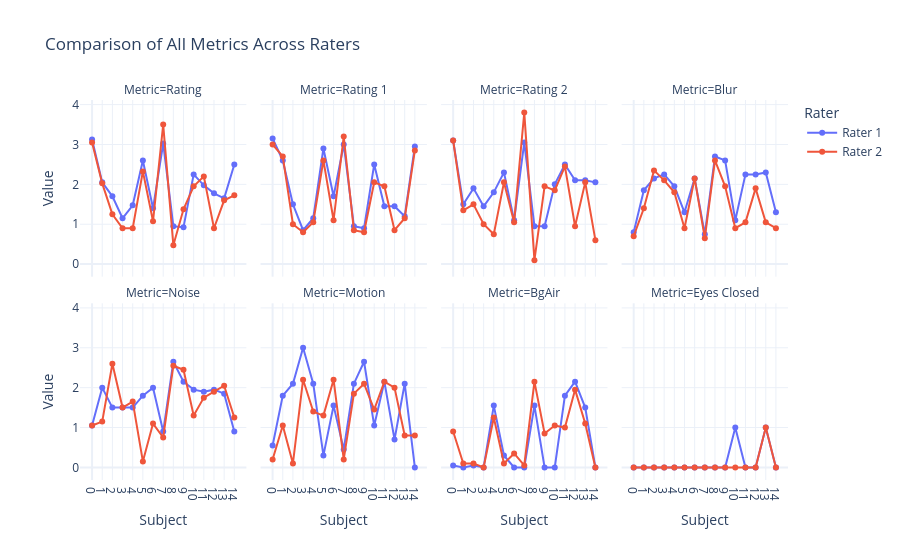

The code cell stored with this chart in its notebook:
### Markdown cell above
## scatter plots - ggplot
Compare ratings between two .csv file

### Code cell
# --- Faceted Plot Function ---
def create_faceted_plots(metrics, raters_data):
    """Creates faceted plots for multiple metrics across raters."""
    all_data = []

    for rater_index, df in enumerate(raters_data):
        for metric_name, metric_func in metrics.items():
            metric_data = metric_func(df)
            subjects = df['subject'].to_numpy() if 'subject' in df.columns else np.arange(len(metric_data))
            temp_df = pd.DataFrame({
                'Subject': subjects,
                'Value': metric_data,  # Single column for the metric value
                'Rater': f'Rater {rater_index + 1}',
                'Metric': metric_name  # Add a column for the metric name
            })
            all_data.append(temp_df)

    merged_data = pd.concat(all_data, ignore_index=True)
    # check if subject is numeric or not
    is_subject_numeric = all(isinstance(x, (int, float)) for x in merged_data['Subject'].unique())

    # Create the faceted plot
    fig = px.line(
        merged_data,
        x='Subject',
        y='Value',
        color='Rater',
        facet_col='Metric',  # Create a separate subplot for each metric
        facet_col_wrap=4,  # Wrap to 4 columns
        markers=True,
        title="Comparison of All Metrics Across Raters",
        template="plotly_white",
        category_orders={"Metric": list(metrics.keys())} if not is_subject_numeric else {} # keep the same order for metrics plots
    )

    # Customize hover data (same as before, but using 'Value')
    fig.update_traces(
        hovertemplate=(
            f"<b>Subject:</b> %{{x}}<br>"
            f"<b>Value:</b> %{{y}}<br>"
            f"<b>Rater:</b> %{{text}}"
        ),
        text=merged_data['Rater']
    )

    # Update x-axis for all subplots to show all subject
    for axis in fig.layout:
        if "xaxis" in axis:
            fig.layout[axis].tickmode = 'array'
            fig.layout[axis].tickvals = merged_data['Subject'].unique()
            fig.layout[axis].ticktext = merged_data['Subject'].unique()
            # if subject is numeric, force plotly to treat them as numbers and note string name
            if is_subject_numeric :
                fig.layout[axis].type = 'linear'
    
    fig.update_layout(legend_title="Rater")

    fig.show()

# raters_data
raters_data = [all_data[all_data['rater'] == f'Rater {i + 1}'] for i in range(2)]

# Define metrics 
metrics = {
    'Rating': lambda df: np.mean([df['rating1'].to_numpy(), df['rating2'].to_numpy()], axis=0),
    'Rating 1': lambda df: df['rating1'].to_numpy(),
    'Rating 2': lambda df: df['rating2'].to_numpy(),
    'Blur': lambda df: df['blur'].to_numpy(),
    'Noise': lambda df: df['noise'].to_numpy(),
    'Motion': lambda df: df['motion'].to_numpy(),
    'BgAir': lambda df: df['bgair'].to_numpy(),
    'Eyes Closed': lambda df: np.where(df['artifacts'].to_numpy() == "['eyes-open']", 1, 0),
}
create_faceted_plots(metrics, raters_data)

### Figure 1 — Plotly figure (JSON) as saved in the notebook; plotly's stock layout.template omitted (floating-point values rounded to 4 significant figures; data arrays with more than 128 entries replaced by an {"elided": "..."} marker saying what was removed)
{"data": [{"hovertemplate": "<b>Subject:</b> %{x}<br><b>Value:</b> %{y}<br><b>Rater:</b> %{text}", "legendgroup": "Rater 1", "line": {"color": "#636efa", "dash": "solid"}, "marker": {"symbol": "circle"}, "mode": "lines+markers", "name": "Rater 1", "orientation": "v", "showlegend": true, "text": {"elided": "240 str values"}, "type": "scatter", "x": [0, 1, 2, 3, 4, 5, 6, 7, 8, 9, 10, 11, 12, 13, 14], "xaxis": "x5", "y": [3.125, 2.05, 1.7, 1.15, 1.475, 2.6, 1.4, 3.025, 0.95, 0.925, 2.25, 1.975, 1.775, 1.65, 2.5], "yaxis": "y5"}, {"hovertemplate": "<b>Subject:</b> %{x}<br><b>Value:</b> %{y}<br><b>Rater:</b> %{text}", "legendgroup": "Rater 2", "line": {"color": "#EF553B", "dash": "solid"}, "marker": {"symbol": "circle"}, "mode": "lines+markers", "name": "Rater 2", "orientation": "v", "showlegend": true, "text": {"elided": "240 str values"}, "type": "scatter", "x": [0, 1, 2, 3, 4, 5, 6, 7, 8, 9, 10, 11, 12, 13, 14], "xaxis": "x5", "y": [3.05, 2.025, 1.25, 0.9, 0.9, 2.325, 1.075, 3.5, 0.475, 1.375, 1.95, 2.2, 0.9, 1.6, 1.725], "yaxis": "y5"}, {"hovertemplate": "<b>Subject:</b> %{x}<br><b>Value:</b> %{y}<br><b>Rater:</b> %{text}", "legendgroup": "Rater 1", "line": {"color": "#636efa", "dash": "solid"}, "marker": {"symbol": "circle"}, "mode": "lines+markers", "name": "Rater 1", "orientation": "v", "showlegend": false, "text": {"elided": "240 str values"}, "type": "scatter", "x": [0, 1, 2, 3, 4, 5, 6, 7, 8, 9, 10, 11, 12, 13, 14], "xaxis": "x6", "y": [3.15, 2.6, 1.5, 0.85, 1.15, 2.9, 1.7, 3.0, 0.95, 0.9, 2.5, 1.45, 1.45, 1.2, 2.95], "yaxis": "y6"}, {"hovertemplate": "<b>Subject:</b> %{x}<br><b>Value:</b> %{y}<br><b>Rater:</b> %{text}", "legendgroup": "Rater 2", "line": {"color": "#EF553B", "dash": "solid"}, "marker": {"symbol": "circle"}, "mode": "lines+markers", "name": "Rater 2", "orientation": "v", "showlegend": false, "text": {"elided": "240 str values"}, "type": "scatter", "x": [0, 1, 2, 3, 4, 5, 6, 7, 8, 9, 10, 11, 12, 13, 14], "xaxis": "x6", "y": [3.0, 2.7, 1.0, 0.8, 1.05, 2.6, 1.1, 3.2, 0.85, 0.8, 2.05, 1.95, 0.85, 1.15, 2.85], "yaxis": "y6"}, {"hovertemplate": "<b>Subject:</b> %{x}<br><b>Value:</b> %{y}<br><b>Rater:</b> %{text}", "legendgroup": "Rater 1", "line": {"color": "#636efa", "dash": "solid"}, "marker": {"symbol": "circle"}, "mode": "lines+markers", "name": "Rater 1", "orientation": "v", "showlegend": false, "text": {"elided": "240 str values"}, "type": "scatter", "x": [0, 1, 2, 3, 4, 5, 6, 7, 8, 9, 10, 11, 12, 13, 14], "xaxis": "x7", "y": [3.1, 1.5, 1.9, 1.45, 1.8, 2.3, 1.1, 3.05, 0.95, 0.95, 2.0, 2.5, 2.1, 2.1, 2.05], "yaxis": "y7"}, {"hovertemplate": "<b>Subject:</b> %{x}<br><b>Value:</b> %{y}<br><b>Rater:</b> %{text}", "legendgroup": "Rater 2", "line": {"color": "#EF553B", "dash": "solid"}, "marker": {"symbol": "circle"}, "mode": "lines+markers", "name": "Rater 2", "orientation": "v", "showlegend": false, "text": {"elided": "240 str values"}, "type": "scatter", "x": [0, 1, 2, 3, 4, 5, 6, 7, 8, 9, 10, 11, 12, 13, 14], "xaxis": "x7", "y": [3.1, 1.35, 1.5, 1.0, 0.75, 2.05, 1.05, 3.8, 0.1, 1.95, 1.85, 2.45, 0.95, 2.05, 0.6], "yaxis": "y7"}, {"hovertemplate": "<b>Subject:</b> %{x}<br><b>Value:</b> %{y}<br><b>Rater:</b> %{text}", "legendgroup": "Rater 1", "line": {"color": "#636efa", "dash": "solid"}, "marker": {"symbol": "circle"}, "mode": "lines+markers", "name": "Rater 1", "orientation": "v", "showlegend": false, "text": {"elided": "240 str values"}, "type": "scatter", "x": [0, 1, 2, 3, 4, 5, 6, 7, 8, 9, 10, 11, 12, 13, 14], "xaxis": "x8", "y": [0.8, 1.85, 2.15, 2.25, 1.95, 1.3, 2.15, 0.75, 2.7, 2.6, 1.1, 2.25, 2.25, 2.3, 1.3], "yaxis": "y8"}, {"hovertemplate": "<b>Subject:</b> %{x}<br><b>Value:</b> %{y}<br><b>Rater:</b> %{text}", "legendgroup": "Rater 2", "line": {"color": "#EF553B", "dash": "solid"}, "marker": {"symbol": "circle"}, "mode": "lines+markers", "name": "Rater 2", "orientation": "v", "showlegend": false, "text": {"elided": "240 str values"}, "type": "scatter", "x": [0, 1, 2, 3, 4, 5, 6, 7, 8, 9, 10, 11, 12, 13, 14], "xaxis": "x8", "y": [0.7, 1.4, 2.35, 2.1, 1.8, 0.9, 2.15, 0.65, 2.6, 1.95, 0.9, 1.05, 1.9, 1.05, 0.9], "yaxis": "y8"}, {"hovertemplate": "<b>Subject:</b> %{x}<br><b>Value:</b> %{y}<br><b>Rater:</b> %{text}", "legendgroup": "Rater 1", "line": {"color": "#636efa", "dash": "solid"}, "marker": {"symbol": "circle"}, "mode": "lines+markers", "name": "Rater 1", "orientation": "v", "showlegend": false, "text": {"elided": "240 str values"}, "type": "scatter", "x": [0, 1, 2, 3, 4, 5, 6, 7, 8, 9, 10, 11, 12, 13, 14], "xaxis": "x", "y": [1.05, 2.0, 1.5, 1.5, 1.5, 1.8, 2.0, 0.9, 2.65, 2.15, 1.95, 1.9, 1.95, 1.85, 0.9], "yaxis": "y"}, {"hovertemplate": "<b>Subject:</b> %{x}<br><b>Value:</b> %{y}<br><b>Rater:</b> %{text}", "legendgroup": "Rater 2", "line": {"color": "#EF553B", "dash": "solid"}, "marker": {"symbol": "circle"}, "mode": "lines+markers", "name": "Rater 2", "orientation": "v", "showlegend": false, "text": {"elided": "240 str values"}, "type": "scatter", "x": [0, 1, 2, 3, 4, 5, 6, 7, 8, 9, 10, 11, 12, 13, 14], "xaxis": "x", "y": [1.05, 1.15, 2.6, 1.5, 1.65, 0.15, 1.1, 0.75, 2.55, 2.45, 1.3, 1.75, 1.9, 2.05, 1.25], "yaxis": "y"}, {"hovertemplate": "<b>Subject:</b> %{x}<br><b>Value:</b> %{y}<br><b>Rater:</b> %{text}", "legendgroup": "Rater 1", "line": {"color": "#636efa", "dash": "solid"}, "marker": {"symbol": "circle"}, "mode": "lines+markers", "name": "Rater 1", "orientation": "v", "showlegend": false, "text": {"elided": "240 str values"}, "type": "scatter", "x": [0, 1, 2, 3, 4, 5, 6, 7, 8, 9, 10, 11, 12, 13, 14], "xaxis": "x2", "y": [0.55, 1.8, 2.1, 3.0, 2.1, 0.3, 1.55, 0.45, 2.1, 2.65, 1.05, 2.15, 0.7, 2.1, 0.0], "yaxis": "y2"}, {"hovertemplate": "<b>Subject:</b> %{x}<br><b>Value:</b> %{y}<br><b>Rater:</b> %{text}", "legendgroup": "Rater 2", "line": {"color": "#EF553B", "dash": "solid"}, "marker": {"symbol": "circle"}, "mode": "lines+markers", "name": "Rater 2", "orientation": "v", "showlegend": false, "text": {"elided": "240 str values"}, "type": "scatter", "x": [0, 1, 2, 3, 4, 5, 6, 7, 8, 9, 10, 11, 12, 13, 14], "xaxis": "x2", "y": [0.2, 1.05, 0.1, 2.2, 1.4, 1.3, 2.2, 0.2, 1.85, 2.1, 1.45, 2.15, 2.0, 0.8, 0.8], "yaxis": "y2"}, {"hovertemplate": "<b>Subject:</b> %{x}<br><b>Value:</b> %{y}<br><b>Rater:</b> %{text}", "legendgroup": "Rater 1", "line": {"color": "#636efa", "dash": "solid"}, "marker": {"symbol": "circle"}, "mode": "lines+markers", "name": "Rater 1", "orientation": "v", "showlegend": false, "text": {"elided": "240 str values"}, "type": "scatter", "x": [0, 1, 2, 3, 4, 5, 6, 7, 8, 9, 10, 11, 12, 13, 14], "xaxis": "x3", "y": [0.05, 0.0, 0.05, 0.0, 1.55, 0.3, 0.0, 0.0, 1.55, 0.0, 0.0, 1.8, 2.15, 1.5, 0.0], "yaxis": "y3"}, {"hovertemplate": "<b>Subject:</b> %{x}<br><b>Value:</b> %{y}<br><b>Rater:</b> %{text}", "legendgroup": "Rater 2", "line": {"color": "#EF553B", "dash": "solid"}, "marker": {"symbol": "circle"}, "mode": "lines+markers", "name": "Rater 2", "orientation": "v", "showlegend": false, "text": {"elided": "240 str values"}, "type": "scatter", "x": [0, 1, 2, 3, 4, 5, 6, 7, 8, 9, 10, 11, 12, 13, 14], "xaxis": "x3", "y": [0.9, 0.1, 0.1, 0.0, 1.25, 0.1, 0.35, 0.05, 2.15, 0.85, 1.05, 1.0, 1.95, 1.1, 0.0], "yaxis": "y3"}, {"hovertemplate": "<b>Subject:</b> %{x}<br><b>Value:</b> %{y}<br><b>Rater:</b> %{text}", "legendgroup": "Rater 1", "line": {"color": "#636efa", "dash": "solid"}, "marker": {"symbol": "circle"}, "mode": "lines+markers", "name": "Rater 1", "orientation": "v", "showlegend": false, "text": {"elided": "240 str values"}, "type": "scatter", "x": [0, 1, 2, 3, 4, 5, 6, 7, 8, 9, 10, 11, 12, 13, 14], "xaxis": "x4", "y": [0.0, 0.0, 0.0, 0.0, 0.0, 0.0, 0.0, 0.0, 0.0, 0.0, 1.0, 0.0, 0.0, 1.0, 0.0], "yaxis": "y4"}, {"hovertemplate": "<b>Subject:</b> %{x}<br><b>Value:</b> %{y}<br><b>Rater:</b> %{text}", "legendgroup": "Rater 2", "line": {"color": "#EF553B", "dash": "solid"}, "marker": {"symbol": "circle"}, "mode": "lines+markers", "name": "Rater 2", "orientation": "v", "showlegend": false, "text": {"elided": "240 str values"}, "type": "scatter", "x": [0, 1, 2, 3, 4, 5, 6, 7, 8, 9, 10, 11, 12, 13, 14], "xaxis": "x4", "y": [0.0, 0.0, 0.0, 0.0, 0.0, 0.0, 0.0, 0.0, 0.0, 0.0, 0.0, 0.0, 0.0, 1.0, 0.0], "yaxis": "y4"}], "layout": {"annotations": [{"font": {}, "showarrow": false, "text": "Metric=Noise", "x": 0.1175, "xanchor": "center", "xref": "paper", "y": 0.465, "yanchor": "bottom", "yref": "paper"}, {"font": {}, "showarrow": false, "text": "Metric=Motion", "x": 0.3725, "xanchor": "center", "xref": "paper", "y": 0.465, "yanchor": "bottom", "yref": "paper"}, {"font": {}, "showarrow": false, "text": "Metric=BgAir", "x": 0.6275, "xanchor": "center", "xref": "paper", "y": 0.465, "yanchor": "bottom", "yref": "paper"}, {"font": {}, "showarrow": false, "text": "Metric=Eyes Closed", "x": 0.8825, "xanchor": "center", "xref": "paper", "y": 0.465, "yanchor": "bottom", "yref": "paper"}, {"font": {}, "showarrow": false, "text": "Metric=Rating", "x": 0.1175, "xanchor": "center", "xref": "paper", "y": 1.0, "yanchor": "bottom", "yref": "paper"}, {"font": {}, "showarrow": false, "text": "Metric=Rating 1", "x": 0.3725, "xanchor": "center", "xref": "paper", "y": 1.0, "yanchor": "bottom", "yref": "paper"}, {"font": {}, "showarrow": false, "text": "Metric=Rating 2", "x": 0.6275, "xanchor": "center", "xref": "paper", "y": 1.0, "yanchor": "bottom", "yref": "paper"}, {"font": {}, "showarrow": false, "text": "Metric=Blur", "x": 0.8825, "xanchor": "center", "xref": "paper", "y": 1.0, "yanchor": "bottom", "yref": "paper"}], "legend": {"title": {"text": "Rater"}, "tracegroupgap": 0}, "title": {"text": "Comparison of All Metrics Across Raters"}, "xaxis": {"anchor": "y", "domain": [0, 0.235], "tickmode": "array", "ticktext": [0, 1, 2, 3, 4, 5, 6, 7, 8, 9, 10, 11, 12, 13, 14], "tickvals": [0, 1, 2, 3, 4, 5, 6, 7, 8, 9, 10, 11, 12, 13, 14], "title": {"text": "Subject"}}, "xaxis2": {"anchor": "y2", "domain": [0.255, 0.49], "matches": "x", "tickmode": "array", "ticktext": [0, 1, 2, 3, 4, 5, 6, 7, 8, 9, 10, 11, 12, 13, 14], "tickvals": [0, 1, 2, 3, 4, 5, 6, 7, 8, 9, 10, 11, 12, 13, 14], "title": {"text": "Subject"}}, "xaxis3": {"anchor": "y3", "domain": [0.51, 0.745], "matches": "x", "tickmode": "array", "ticktext": [0, 1, 2, 3, 4, 5, 6, 7, 8, 9, 10, 11, 12, 13, 14], "tickvals": [0, 1, 2, 3, 4, 5, 6, 7, 8, 9, 10, 11, 12, 13, 14], "title": {"text": "Subject"}}, "xaxis4": {"anchor": "y4", "domain": [0.765, 1.0], "matches": "x", "tickmode": "array", "ticktext": [0, 1, 2, 3, 4, 5, 6, 7, 8, 9, 10, 11, 12, 13, 14], "tickvals": [0, 1, 2, 3, 4, 5, 6, 7, 8, 9, 10, 11, 12, 13, 14], "title": {"text": "Subject"}}, "xaxis5": {"anchor": "y5", "domain": [0, 0.235], "matches": "x", "showticklabels": false, "tickmode": "array", "ticktext": [0, 1, 2, 3, 4, 5, 6, 7, 8, 9, 10, 11, 12, 13, 14], "tickvals": [0, 1, 2, 3, 4, 5, 6, 7, 8, 9, 10, 11, 12, 13, 14]}, "xaxis6": {"anchor": "y6", "domain": [0.255, 0.49], "matches": "x", "showticklabels": false, "tickmode": "array", "ticktext": [0, 1, 2, 3, 4, 5, 6, 7, 8, 9, 10, 11, 12, 13, 14], "tickvals": [0, 1, 2, 3, 4, 5, 6, 7, 8, 9, 10, 11, 12, 13, 14]}, "xaxis7": {"anchor": "y7", "domain": [0.51, 0.745], "matches": "x", "showticklabels": false, "tickmode": "array", "ticktext": [0, 1, 2, 3, 4, 5, 6, 7, 8, 9, 10, 11, 12, 13, 14], "tickvals": [0, 1, 2, 3, 4, 5, 6, 7, 8, 9, 10, 11, 12, 13, 14]}, "xaxis8": {"anchor": "y8", "domain": [0.765, 1.0], "matches": "x", "showticklabels": false, "tickmode": "array", "ticktext": [0, 1, 2, 3, 4, 5, 6, 7, 8, 9, 10, 11, 12, 13, 14], "tickvals": [0, 1, 2, 3, 4, 5, 6, 7, 8, 9, 10, 11, 12, 13, 14]}, "yaxis": {"anchor": "x", "domain": [0, 0.465], "title": {"text": "Value"}}, "yaxis2": {"anchor": "x2", "domain": [0, 0.465], "matches": "y", "showticklabels": false}, "yaxis3": {"anchor": "x3", "domain": [0, 0.465], "matches": "y", "showticklabels": false}, "yaxis4": {"anchor": "x4", "domain": [0, 0.465], "matches": "y", "showticklabels": false}, "yaxis5": {"anchor": "x5", "domain": [0.535, 1.0], "matches": "y", "title": {"text": "Value"}}, "yaxis6": {"anchor": "x6", "domain": [0.535, 1.0], "matches": "y", "showticklabels": false}, "yaxis7": {"anchor": "x7", "domain": [0.535, 1.0], "matches": "y", "showticklabels": false}, "yaxis8": {"anchor": "x8", "domain": [0.535, 1.0], "matches": "y", "showticklabels": false}}}
